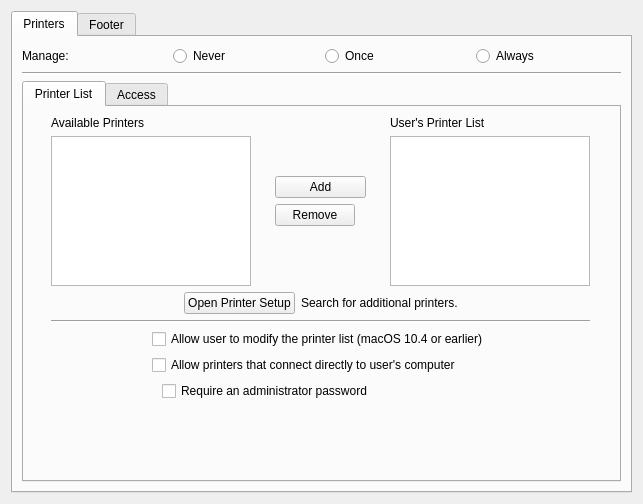
<?xml version="1.0" encoding="UTF-8"?>
<ui version="4.0">
 <class>PrinterPolicyWidget</class>
 <widget class="QWidget" name="PrinterPolicyWidget">
  <property name="geometry">
   <rect>
    <x>0</x>
    <y>0</y>
    <width>643</width>
    <height>504</height>
   </rect>
  </property>
  <layout class="QHBoxLayout" name="horizontalLayout_3">
   <item>
    <widget class="QTabWidget" name="printerPolicyTabWidget">
     <property name="sizePolicy">
      <sizepolicy hsizetype="MinimumExpanding" vsizetype="MinimumExpanding">
       <horstretch>0</horstretch>
       <verstretch>0</verstretch>
      </sizepolicy>
     </property>
     <property name="focusPolicy">
      <enum>Qt::NoFocus</enum>
     </property>
     <property name="currentIndex">
      <number>0</number>
     </property>
     <widget class="QWidget" name="tab">
      <attribute name="title">
       <string>Printers</string>
      </attribute>
      <layout class="QVBoxLayout" name="verticalLayout_2">
       <item>
        <layout class="QHBoxLayout" name="horizontalLayout">
         <item>
          <widget class="QLabel" name="label">
           <property name="text">
            <string>Manage:</string>
           </property>
          </widget>
         </item>
         <item>
          <widget class="QRadioButton" name="manageNeverRadioButton">
           <property name="text">
            <string>Never</string>
           </property>
          </widget>
         </item>
         <item>
          <widget class="QRadioButton" name="manageOnceRadioButton">
           <property name="text">
            <string>Once</string>
           </property>
          </widget>
         </item>
         <item>
          <widget class="QRadioButton" name="manageAlwaysRadioButton">
           <property name="text">
            <string>Always</string>
           </property>
          </widget>
         </item>
        </layout>
       </item>
       <item>
        <widget class="Line" name="line_3">
         <property name="orientation">
          <enum>Qt::Horizontal</enum>
         </property>
        </widget>
       </item>
       <item>
        <widget class="QTabWidget" name="printersTabWidget">
         <property name="sizePolicy">
          <sizepolicy hsizetype="MinimumExpanding" vsizetype="MinimumExpanding">
           <horstretch>0</horstretch>
           <verstretch>0</verstretch>
          </sizepolicy>
         </property>
         <property name="currentIndex">
          <number>0</number>
         </property>
         <widget class="QWidget" name="tab_4">
          <attribute name="title">
           <string>Printer List</string>
          </attribute>
          <layout class="QGridLayout" name="gridLayout">
           <item row="0" column="0">
            <layout class="QVBoxLayout" name="verticalLayout_3">
             <item>
              <widget class="QLabel" name="label_6">
               <property name="text">
                <string>Available Printers</string>
               </property>
              </widget>
             </item>
             <item>
              <widget class="QListWidget" name="availablePrintersList">
               <property name="sizePolicy">
                <sizepolicy hsizetype="Minimum" vsizetype="Fixed">
                 <horstretch>0</horstretch>
                 <verstretch>0</verstretch>
                </sizepolicy>
               </property>
               <property name="maximumSize">
                <size>
                 <width>200</width>
                 <height>150</height>
                </size>
               </property>
               <property name="selectionMode">
                <enum>QAbstractItemView::ExtendedSelection</enum>
               </property>
              </widget>
             </item>
            </layout>
           </item>
           <item row="0" column="1">
            <layout class="QVBoxLayout" name="verticalLayout_6">
             <item>
              <spacer name="verticalSpacer_2">
               <property name="orientation">
                <enum>Qt::Vertical</enum>
               </property>
               <property name="sizeHint" stdset="0">
                <size>
                 <width>20</width>
                 <height>40</height>
                </size>
               </property>
              </spacer>
             </item>
             <item>
              <layout class="QVBoxLayout" name="verticalLayout_5">
               <item>
                <widget class="QPushButton" name="addPrinterButton">
                 <property name="sizePolicy">
                  <sizepolicy hsizetype="Fixed" vsizetype="Fixed">
                   <horstretch>0</horstretch>
                   <verstretch>0</verstretch>
                  </sizepolicy>
                 </property>
                 <property name="minimumSize">
                  <size>
                   <width>91</width>
                   <height>0</height>
                  </size>
                 </property>
                 <property name="text">
                  <string>Add</string>
                 </property>
                </widget>
               </item>
               <item>
                <widget class="QPushButton" name="removePrinterButton">
                 <property name="sizePolicy">
                  <sizepolicy hsizetype="Fixed" vsizetype="Fixed">
                   <horstretch>0</horstretch>
                   <verstretch>0</verstretch>
                  </sizepolicy>
                 </property>
                 <property name="text">
                  <string>Remove</string>
                 </property>
                </widget>
               </item>
              </layout>
             </item>
             <item>
              <spacer name="verticalSpacer">
               <property name="orientation">
                <enum>Qt::Vertical</enum>
               </property>
               <property name="sizeHint" stdset="0">
                <size>
                 <width>20</width>
                 <height>40</height>
                </size>
               </property>
              </spacer>
             </item>
            </layout>
           </item>
           <item row="0" column="2">
            <layout class="QVBoxLayout" name="verticalLayout_4">
             <item>
              <widget class="QLabel" name="label_7">
               <property name="text">
                <string>User's Printer List</string>
               </property>
              </widget>
             </item>
             <item>
              <widget class="QListWidget" name="userPrintersList">
               <property name="sizePolicy">
                <sizepolicy hsizetype="MinimumExpanding" vsizetype="Fixed">
                 <horstretch>0</horstretch>
                 <verstretch>0</verstretch>
                </sizepolicy>
               </property>
               <property name="maximumSize">
                <size>
                 <width>200</width>
                 <height>150</height>
                </size>
               </property>
               <property name="dragDropMode">
                <enum>QAbstractItemView::NoDragDrop</enum>
               </property>
               <property name="selectionMode">
                <enum>QAbstractItemView::ExtendedSelection</enum>
               </property>
              </widget>
             </item>
            </layout>
           </item>
           <item row="1" column="0" colspan="3">
            <layout class="QHBoxLayout" name="horizontalLayout_4">
             <item>
              <spacer name="horizontalSpacer">
               <property name="orientation">
                <enum>Qt::Horizontal</enum>
               </property>
               <property name="sizeHint" stdset="0">
                <size>
                 <width>40</width>
                 <height>20</height>
                </size>
               </property>
              </spacer>
             </item>
             <item>
              <widget class="QPushButton" name="printerSetupButton">
               <property name="sizePolicy">
                <sizepolicy hsizetype="Fixed" vsizetype="Fixed">
                 <horstretch>0</horstretch>
                 <verstretch>0</verstretch>
                </sizepolicy>
               </property>
               <property name="text">
                <string>Open Printer Setup</string>
               </property>
              </widget>
             </item>
             <item>
              <widget class="QLabel" name="label_8">
               <property name="text">
                <string>Search for additional printers.</string>
               </property>
              </widget>
             </item>
             <item>
              <spacer name="horizontalSpacer_3">
               <property name="orientation">
                <enum>Qt::Horizontal</enum>
               </property>
               <property name="sizeHint" stdset="0">
                <size>
                 <width>40</width>
                 <height>20</height>
                </size>
               </property>
              </spacer>
             </item>
            </layout>
           </item>
           <item row="2" column="0" colspan="3">
            <widget class="Line" name="modificationLine">
             <property name="orientation">
              <enum>Qt::Horizontal</enum>
             </property>
            </widget>
           </item>
           <item row="3" column="0" colspan="3">
            <layout class="QHBoxLayout" name="horizontalLayout_7">
             <item>
              <spacer name="horizontalSpacer_4">
               <property name="orientation">
                <enum>Qt::Horizontal</enum>
               </property>
               <property name="sizeHint" stdset="0">
                <size>
                 <width>40</width>
                 <height>20</height>
                </size>
               </property>
              </spacer>
             </item>
             <item>
              <layout class="QVBoxLayout" name="verticalLayout_8">
               <item>
                <layout class="QVBoxLayout" name="verticalLayout_7">
                 <item>
                  <widget class="QCheckBox" name="userModifyBox">
                   <property name="text">
                    <string>Allow user to modify the printer list (macOS 10.4 or earlier)</string>
                   </property>
                  </widget>
                 </item>
                 <item>
                  <widget class="QCheckBox" name="connectDirectlyBox">
                   <property name="text">
                    <string>Allow printers that connect directly to user's computer</string>
                   </property>
                  </widget>
                 </item>
                </layout>
               </item>
               <item>
                <layout class="QHBoxLayout" name="horizontalLayout_5">
                 <item>
                  <spacer name="horizontalSpacer_2">
                   <property name="orientation">
                    <enum>Qt::Horizontal</enum>
                   </property>
                   <property name="sizeType">
                    <enum>QSizePolicy::Fixed</enum>
                   </property>
                   <property name="sizeHint" stdset="0">
                    <size>
                     <width>10</width>
                     <height>20</height>
                    </size>
                   </property>
                  </spacer>
                 </item>
                 <item>
                  <widget class="QCheckBox" name="requirePasswordBox">
                   <property name="text">
                    <string>Require an administrator password</string>
                   </property>
                  </widget>
                 </item>
                </layout>
               </item>
              </layout>
             </item>
             <item>
              <spacer name="horizontalSpacer_5">
               <property name="orientation">
                <enum>Qt::Horizontal</enum>
               </property>
               <property name="sizeHint" stdset="0">
                <size>
                 <width>40</width>
                 <height>20</height>
                </size>
               </property>
              </spacer>
             </item>
            </layout>
           </item>
           <item row="4" column="0">
            <spacer name="verticalSpacer_4">
             <property name="orientation">
              <enum>Qt::Vertical</enum>
             </property>
             <property name="sizeType">
              <enum>QSizePolicy::MinimumExpanding</enum>
             </property>
             <property name="sizeHint" stdset="0">
              <size>
               <width>20</width>
               <height>0</height>
              </size>
             </property>
            </spacer>
           </item>
          </layout>
         </widget>
         <widget class="QWidget" name="tab_3">
          <attribute name="title">
           <string>Access</string>
          </attribute>
          <layout class="QVBoxLayout" name="verticalLayout_9">
           <item>
            <widget class="QLabel" name="label_17">
             <property name="sizePolicy">
              <sizepolicy hsizetype="Fixed" vsizetype="Fixed">
               <horstretch>0</horstretch>
               <verstretch>0</verstretch>
              </sizepolicy>
             </property>
             <property name="text">
              <string/>
             </property>
            </widget>
           </item>
          </layout>
         </widget>
        </widget>
       </item>
      </layout>
     </widget>
     <widget class="QWidget" name="tab_2">
      <attribute name="title">
       <string>Footer</string>
      </attribute>
      <layout class="QVBoxLayout" name="verticalLayout">
       <item>
        <layout class="QHBoxLayout" name="horizontalLayout_2">
         <item>
          <widget class="QLabel" name="label_2">
           <property name="text">
            <string>Manage:</string>
           </property>
          </widget>
         </item>
         <item>
          <widget class="QRadioButton" name="manageNeverRadioButton_2">
           <property name="text">
            <string>Never</string>
           </property>
          </widget>
         </item>
         <item>
          <widget class="QRadioButton" name="manageOnceRadioButton_2">
           <property name="text">
            <string>Once</string>
           </property>
          </widget>
         </item>
         <item>
          <widget class="QRadioButton" name="manageAlwaysRadioButton_2">
           <property name="text">
            <string>Always</string>
           </property>
          </widget>
         </item>
        </layout>
       </item>
       <item>
        <widget class="Line" name="line_4">
         <property name="orientation">
          <enum>Qt::Horizontal</enum>
         </property>
        </widget>
       </item>
       <item>
        <widget class="QLabel" name="label_3">
         <property name="text">
          <string>Settings Apply to macOS 10.5 or later</string>
         </property>
        </widget>
       </item>
       <item>
        <layout class="QFormLayout" name="formLayout">
         <item row="2" column="0">
          <widget class="QLabel" name="label_4">
           <property name="text">
            <string>Font Name:</string>
           </property>
          </widget>
         </item>
         <item row="2" column="1">
          <widget class="QComboBox" name="fontComboBox">
           <item>
            <property name="text">
             <string>Helvetica</string>
            </property>
           </item>
          </widget>
         </item>
         <item row="3" column="0">
          <widget class="QLabel" name="label_5">
           <property name="text">
            <string>Font Size:</string>
           </property>
          </widget>
         </item>
         <item row="3" column="1">
          <widget class="QLineEdit" name="fontSizeEdit">
           <property name="sizePolicy">
            <sizepolicy hsizetype="Fixed" vsizetype="Fixed">
             <horstretch>0</horstretch>
             <verstretch>0</verstretch>
            </sizepolicy>
           </property>
          </widget>
         </item>
         <item row="1" column="0">
          <widget class="QCheckBox" name="macAddressCB">
           <property name="text">
            <string/>
           </property>
          </widget>
         </item>
         <item row="1" column="1">
          <widget class="QLabel" name="label_12">
           <property name="text">
            <string>Include MAC Address</string>
           </property>
          </widget>
         </item>
         <item row="0" column="0">
          <widget class="QCheckBox" name="footerCB">
           <property name="text">
            <string/>
           </property>
          </widget>
         </item>
         <item row="0" column="1">
          <widget class="QLabel" name="label_16">
           <property name="text">
            <string>Print page footer (user name and date)</string>
           </property>
          </widget>
         </item>
        </layout>
       </item>
       <item>
        <spacer name="verticalSpacer_3">
         <property name="orientation">
          <enum>Qt::Vertical</enum>
         </property>
         <property name="sizeType">
          <enum>QSizePolicy::MinimumExpanding</enum>
         </property>
         <property name="sizeHint" stdset="0">
          <size>
           <width>20</width>
           <height>0</height>
          </size>
         </property>
        </spacer>
       </item>
      </layout>
     </widget>
    </widget>
   </item>
  </layout>
 </widget>
 <resources/>
 <connections/>
</ui>
